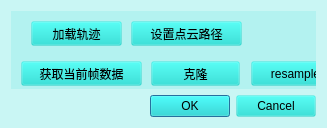
<?xml version="1.0" encoding="UTF-8"?>
<ui version="4.0">
 <class>CSlamLadirDialog</class>
 <widget class="QDialog" name="CSlamLadirDialog">
  <property name="geometry">
   <rect>
    <x>0</x>
    <y>0</y>
    <width>327</width>
    <height>128</height>
   </rect>
  </property>
  <property name="windowTitle">
   <string>Dialog</string>
  </property>
  <property name="styleSheet">
   <string notr="true">background-color: rgba(10, 215, 207,30);</string>
  </property>
  <layout class="QVBoxLayout" name="verticalLayout">
   <item>
    <widget class="QWidget" name="widget_2" native="true">
     <widget class="QPushButton" name="cloneBtn">
      <property name="geometry">
       <rect>
        <x>140</x>
        <y>50</y>
        <width>89</width>
        <height>25</height>
       </rect>
      </property>
      <property name="text">
       <string>克隆</string>
      </property>
     </widget>
     <widget class="QPushButton" name="getcurrentpath">
      <property name="geometry">
       <rect>
        <x>10</x>
        <y>50</y>
        <width>121</width>
        <height>25</height>
       </rect>
      </property>
      <property name="text">
       <string>获取当前帧数据</string>
      </property>
     </widget>
     <widget class="QPushButton" name="load_path">
      <property name="geometry">
       <rect>
        <x>20</x>
        <y>10</y>
        <width>91</width>
        <height>25</height>
       </rect>
      </property>
      <property name="text">
       <string>加载轨迹</string>
      </property>
     </widget>
     <widget class="QPushButton" name="setpointfile">
      <property name="geometry">
       <rect>
        <x>120</x>
        <y>10</y>
        <width>111</width>
        <height>25</height>
       </rect>
      </property>
      <property name="text">
       <string>设置点云路径</string>
      </property>
     </widget>
     <widget class="QPushButton" name="pushButton_resample">
      <property name="geometry">
       <rect>
        <x>240</x>
        <y>50</y>
        <width>89</width>
        <height>25</height>
       </rect>
      </property>
      <property name="text">
       <string>resample</string>
      </property>
     </widget>
    </widget>
   </item>
   <item>
    <widget class="QDialogButtonBox" name="buttonBox">
     <property name="orientation">
      <enum>Qt::Horizontal</enum>
     </property>
     <property name="standardButtons">
      <set>QDialogButtonBox::Cancel|QDialogButtonBox::Ok</set>
     </property>
    </widget>
   </item>
  </layout>
 </widget>
 <resources/>
 <connections>
  <connection>
   <sender>buttonBox</sender>
   <signal>accepted()</signal>
   <receiver>CSlamLadirDialog</receiver>
   <slot>accept()</slot>
   <hints>
    <hint type="sourcelabel">
     <x>248</x>
     <y>254</y>
    </hint>
    <hint type="destinationlabel">
     <x>157</x>
     <y>274</y>
    </hint>
   </hints>
  </connection>
  <connection>
   <sender>buttonBox</sender>
   <signal>rejected()</signal>
   <receiver>CSlamLadirDialog</receiver>
   <slot>reject()</slot>
   <hints>
    <hint type="sourcelabel">
     <x>316</x>
     <y>260</y>
    </hint>
    <hint type="destinationlabel">
     <x>286</x>
     <y>274</y>
    </hint>
   </hints>
  </connection>
 </connections>
</ui>
